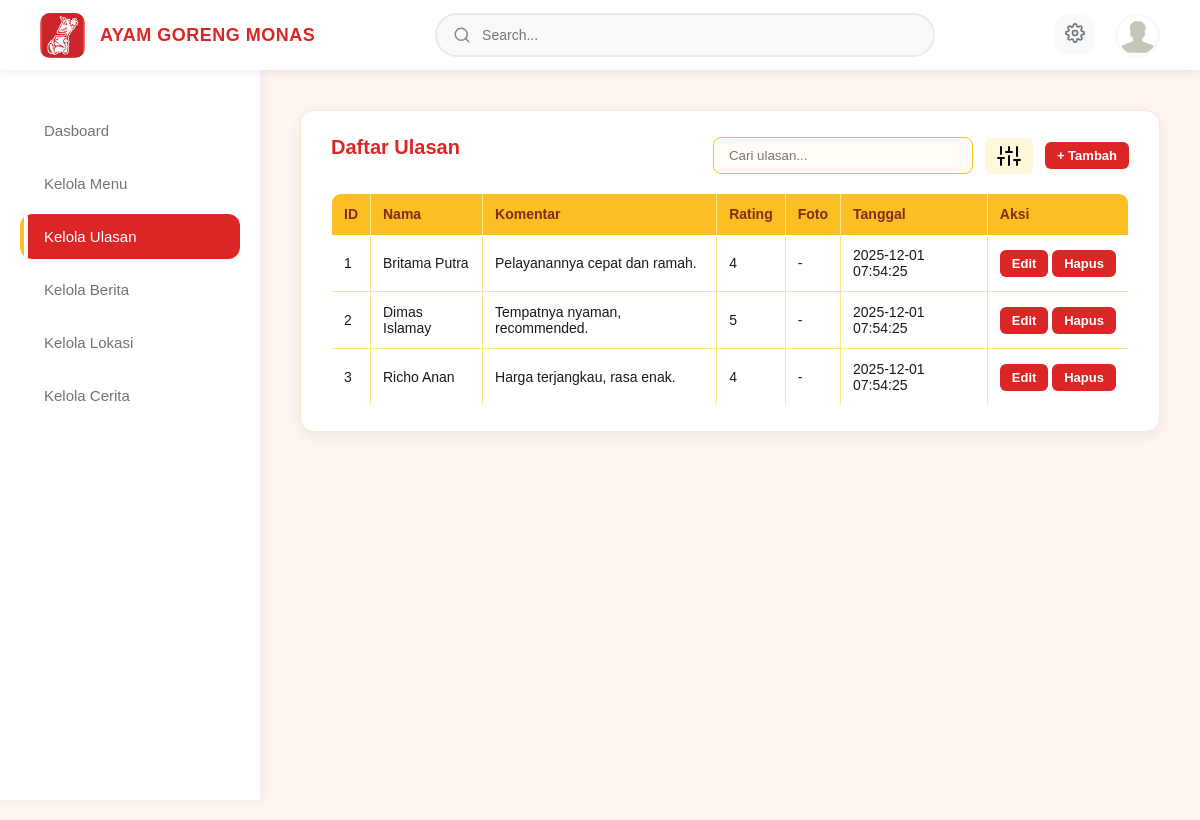
The page /Admin/ulasan/manage_reviews.php on the database as committed earlier.
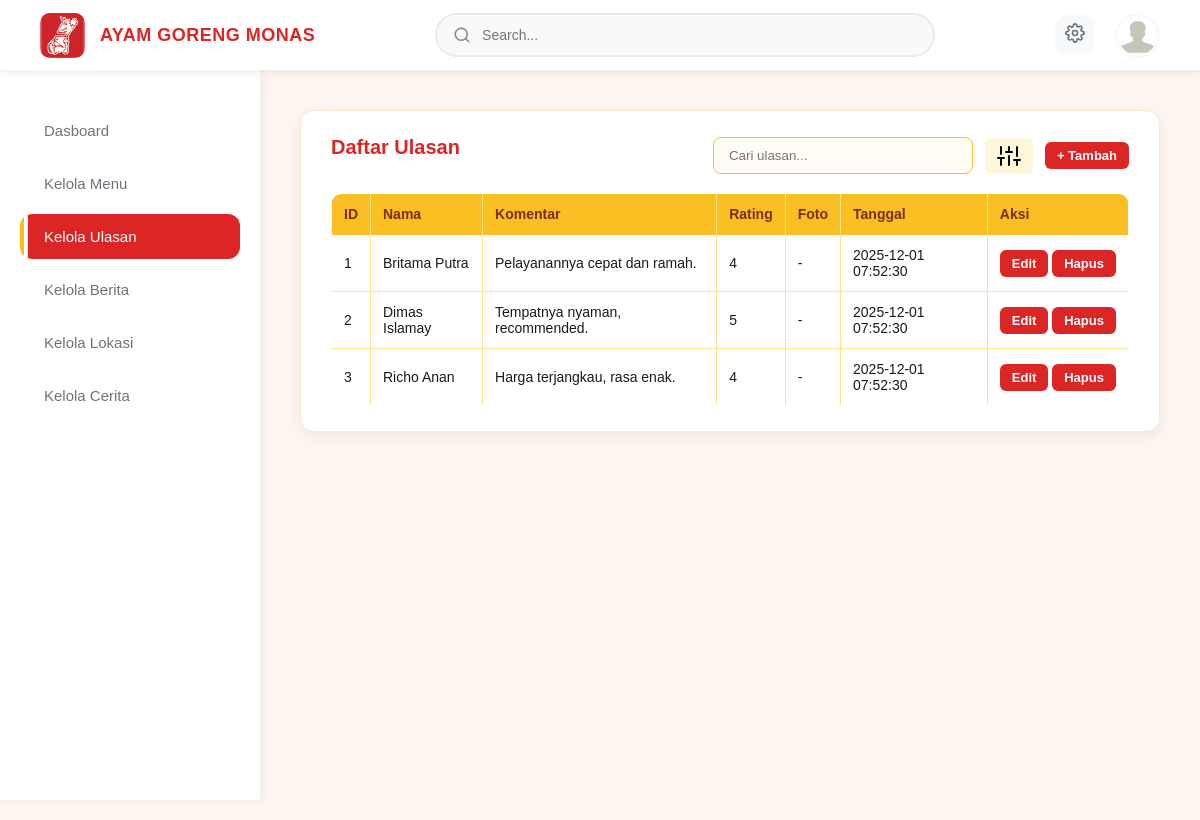
The same page on the database as committed later.
### tables this page shows
CREATE TABLE `review` (
  `id` int NOT NULL,
  `nama` varchar(100) NOT NULL,
  `komentar` text NOT NULL,
  `rating` int DEFAULT NULL,
  `tanggal` timestamp NULL DEFAULT CURRENT_TIMESTAMP,
  `foto` varchar(255) DEFAULT NULL
);

### Admin/ulasan/manage_reviews.php (the view, shortened to what this page needs)
<?php
$conn = mysqli_connect("localhost", "root", "", "ayamgoreng_monas");
?>
<!DOCTYPE html>
<html lang="en">
  <head>
    <link rel="stylesheet" href="../style_admin/manage_menu.css" />
  </head>
  <body>
    <?php
    include "../layout/header_admin.php";
    include "../layout/sidebar_admin.php";
    ?>
    <section class="main-content">
      <div class="table-section">
        <div class="table-header">
          <h2>Daftar Ulasan</h2>
          <div class="table-tools">
            <input type="text" placeholder="Cari ulasan..." class="search-menu">
            <button class="filter-btn">
              <i data-feather="sliders"></i>
            </button>
            <a href="tambah_review.php">
              <button class="add-btn">+ Tambah</button>
            </a>
          </div>
        </div>
        <table border="1" cellpadding="8">
          <tr>
            <th>ID</th>
            <th>Nama</th>
            <th>Komentar</th>
            <th>Rating</th>
            <th>Foto</th>
            <th>Tanggal</th>
            <th>Aksi</th>
          </tr>
          <?php
          $result = mysqli_query($conn, "SELECT * FROM review ORDER BY tanggal DESC");
          while ($row = mysqli_fetch_assoc($result)) {
            $foto = "-";
            echo "<tr>";
            echo "<td>{$row['id']}</td>";
            echo "<td>{$row['nama']}</td>";
            echo "<td>{$row['komentar']}</td>";
            echo "<td>{$row['rating']}</td>";
            echo "<td>$foto</td>";
            echo "<td>{$row['tanggal']}</td>";
            echo "<td style='white-space: nowrap;'>
                    <a href='edit_review.php?id={$row['id']}' style='display: inline-block; text-decoration: none;'><button>Edit</button></a>
                    <button onclick=\"showDeleteConfirmation({$row['id']}, '{$row['nama']}')\">Hapus</button>
                  </td>";
            echo "</tr>";
          }
          ?>
        </table>
      </div>
    </section>
  </body>
</html>

Rows that differ between the two databases and show on the page:
changed review "Britama Putra": tanggal "2025-12-01 07:54:25" → "2025-12-01 07:52:30"
changed review "Dimas Islamay": tanggal "2025-12-01 07:54:25" → "2025-12-01 07:52:30"
changed review "Richo Anan": tanggal "2025-12-01 07:54:25" → "2025-12-01 07:52:30"
